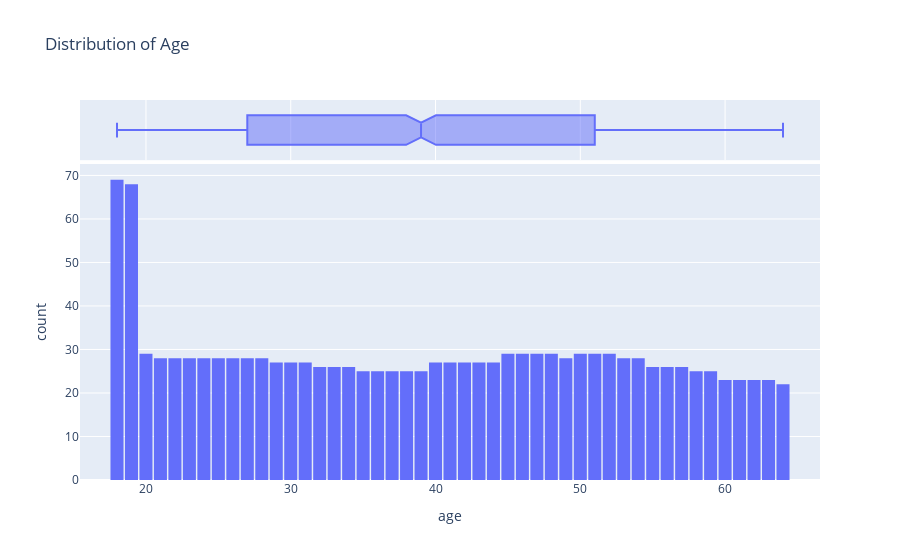

Notebook code cell kept with this figure:
### Code cell
fig = px.histogram(df,x='age',marginal='box',nbins=47,title='Distribution of Age')
fig.update_layout(bargap=0.1)
fig.show()

### Figure 1 — Plotly figure (JSON) as saved in the notebook; plotly's stock layout.template omitted (floating-point values rounded to 4 significant figures; data arrays with more than 128 entries replaced by an {"elided": "..."} marker saying what was removed)
{"data": [{"alignmentgroup": "True", "bingroup": "x", "hovertemplate": "age=%{x}<br>count=%{y}<extra></extra>", "legendgroup": "", "marker": {"color": "#636efa", "pattern": {"shape": ""}}, "name": "", "nbinsx": 47, "offsetgroup": "", "orientation": "v", "showlegend": false, "type": "histogram", "x": {"elided": "1338 int values"}, "xaxis": "x", "yaxis": "y"}, {"alignmentgroup": "True", "hovertemplate": "age=%{x}<extra></extra>", "legendgroup": "", "marker": {"color": "#636efa"}, "name": "", "notched": true, "offsetgroup": "", "showlegend": false, "type": "box", "x": {"elided": "1338 int values"}, "xaxis": "x2", "yaxis": "y2"}], "layout": {"autosize": true, "bargap": 0.1, "barmode": "relative", "legend": {"tracegroupgap": 0}, "title": {"text": "Distribution of Age"}, "xaxis": {"anchor": "y", "autorange": true, "domain": [0, 1], "range": [15.44, 66.56], "title": {"text": "age"}, "type": "linear"}, "xaxis2": {"anchor": "y2", "autorange": true, "domain": [0, 1], "matches": "x", "range": [15.44, 66.56], "showgrid": true, "showticklabels": false, "type": "linear"}, "yaxis": {"anchor": "x", "autorange": true, "domain": [0, 0.8316], "range": [0, 72.63], "title": {"text": "count"}}, "yaxis2": {"anchor": "x2", "autorange": true, "domain": [0.8416, 1], "matches": "y2", "range": [-0.5, 0.5], "showgrid": false, "showline": false, "showticklabels": false, "ticks": "", "type": "category"}}}
